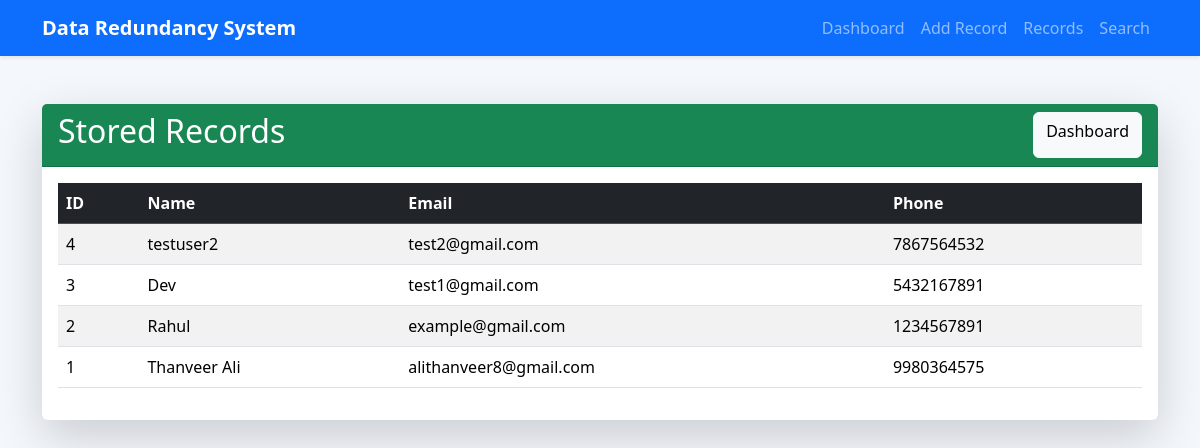
Page /records on the committed database.
### tables this page shows
CREATE TABLE records (
            id INTEGER PRIMARY KEY AUTOINCREMENT,
            name TEXT NOT NULL,
            email TEXT UNIQUE,
            phone TEXT UNIQUE
        );

### app.py (the view)
@app.route("/records")
def records():
    conn = sqlite3.connect("database.db")
    cursor = conn.cursor()
    cursor.execute("""
        SELECT *
        FROM records
        ORDER BY id DESC
    """)
    records = cursor.fetchall()
    conn.close()
    return render_template(
        "records.html",
        records=records
    )

### templates/records.html (shortened to what this page needs)
<!DOCTYPE html>
<html>
<head>
    <link href="https://cdn.jsdelivr.net/npm/bootstrap@5.3.3/dist/css/bootstrap.min.css" rel="stylesheet">
</head>
<body style="background:#f4f7fc;">
{% include 'navbar.html' %}
<div class="container mt-5">
    <div class="card shadow-lg border-0">
        <div class="card-header bg-success text-white d-flex justify-content-between">
            <h2>Stored Records</h2>
            <a href="/" class="btn btn-light">
                Dashboard
            </a>
        </div>
        <div class="card-body">
            <table class="table table-striped table-hover">
                <thead class="table-dark">
                    <tr>
                        <th>ID</th>
                        <th>Name</th>
                        <th>Email</th>
                        <th>Phone</th>
                    </tr>
                </thead>
                <tbody>
                {% for record in records %}
                    <tr>
                        <td>{{ record[0] }}</td>
                        <td>{{ record[1] }}</td>
                        <td>{{ record[2] }}</td>
                        <td>{{ record[3] }}</td>
                    </tr>
                {% endfor %}
                </tbody>
            </table>
        </div>
    </div>
</div>
</body>
</html>

### templates/navbar.html (shortened to what this page needs)
<nav class="navbar navbar-expand-lg navbar-dark bg-primary shadow-sm">
    <div class="container">
        <a class="navbar-brand fw-bold" href="/">
            Data Redundancy System
        </a>
        <div class="collapse navbar-collapse" id="navbarNav">
            <ul class="navbar-nav ms-auto">
                <li class="nav-item">
                    <a class="nav-link" href="/">
                        Dashboard
                    </a>
                </li>
                <li class="nav-item">
                    <a class="nav-link" href="/add">
                        Add Record
                    </a>
                </li>
                <li class="nav-item">
                    <a class="nav-link" href="/records">
                        Records
                    </a>
                </li>
                <li class="nav-item">
                    <a class="nav-link" href="/search">
                        Search
                    </a>
                </li>
            </ul>
        </div>
    </div>
</nav>

### rows in the picture
records: id "4", name "testuser2", email "test2@gmail.com", phone "7867564532"
records: id "3", name "Dev", email "test1@gmail.com", phone "5432167891"
records: id "2", name "Rahul", email "example@gmail.com", phone "1234567891"
records: id "1", name "Thanveer Ali", email "alithanveer8@gmail.com", phone "9980364575"
